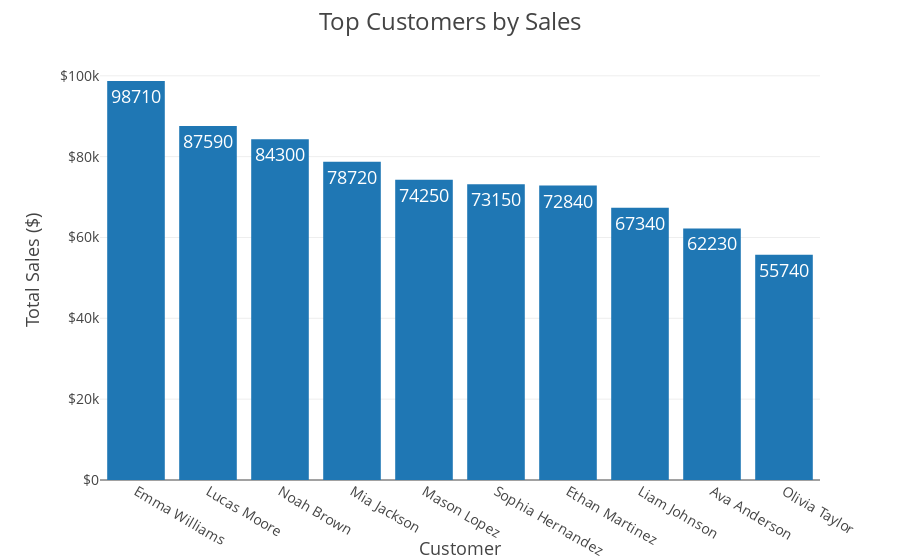

Notebook code cell kept with this figure:
### Code cell
# Create the Plotly figure
fig = px.bar(df, x='customer_name',y='total_sales',template=plotly_template,text='total_sales')

title_font_size = 24
axis_title_font_size = 18
tick_font_size = 14

fig.update_layout(
    title=dict(
        text='Top Customers by Sales',
        font=dict(
            size=title_font_size  
        )
    ),
    xaxis_title=dict(
        text='Customer',
        font=dict(
            size=axis_title_font_size  
        )
    ),
    yaxis_title=dict(
        text='Total Sales ($)',
        font=dict(
            size=axis_title_font_size  
        )
    ),
    xaxis=dict(
        tickfont=dict(
            size=tick_font_size  
        )
    ),
    yaxis=dict(
        tickfont=dict(
            size=tick_font_size 
        ),
        tickprefix='$'
    ),
    margin=dict(l=100)  
)


# Show the plot
fig.show()
# Save the chart as a PNG image
fig.write_image(output_dir / 'customer_sales.png',width=1200, height=400,scale=2)

### Figure 1 — Plotly figure (JSON) as saved in the notebook; plotly's stock layout.template omitted (floating-point values rounded to 4 significant figures)
{"data": [{"alignmentgroup": "True", "hovertemplate": "customer_name=%{x}<br>total_sales=%{text}<extra></extra>", "legendgroup": "", "marker": {"color": "#1F77B4", "pattern": {"shape": ""}}, "name": "", "offsetgroup": "", "orientation": "v", "showlegend": false, "text": [98710, 87590, 84300, 78720, 74250, 73150, 72840, 67340, 62230, 55740], "textposition": "auto", "type": "bar", "x": ["Emma Williams", "Lucas Moore", "Noah Brown", "Mia Jackson", "Mason Lopez", "Sophia Hernandez", "Ethan Martinez", "Liam Johnson", "Ava Anderson", "Olivia Taylor"], "xaxis": "x", "y": [98710, 87590, 84300, 78720, 74250, 73150, 72840, 67340, 62230, 55740], "yaxis": "y"}], "layout": {"barmode": "relative", "legend": {"tracegroupgap": 0}, "margin": {"l": 100, "t": 60}, "title": {"font": {"size": 24}, "text": "Top Customers by Sales"}, "xaxis": {"anchor": "y", "domain": [0, 1], "tickfont": {"size": 14}, "title": {"font": {"size": 18}, "text": "Customer"}}, "yaxis": {"anchor": "x", "domain": [0, 1], "tickfont": {"size": 14}, "tickprefix": "$", "title": {"font": {"size": 18}, "text": "Total Sales ($)"}}}}
